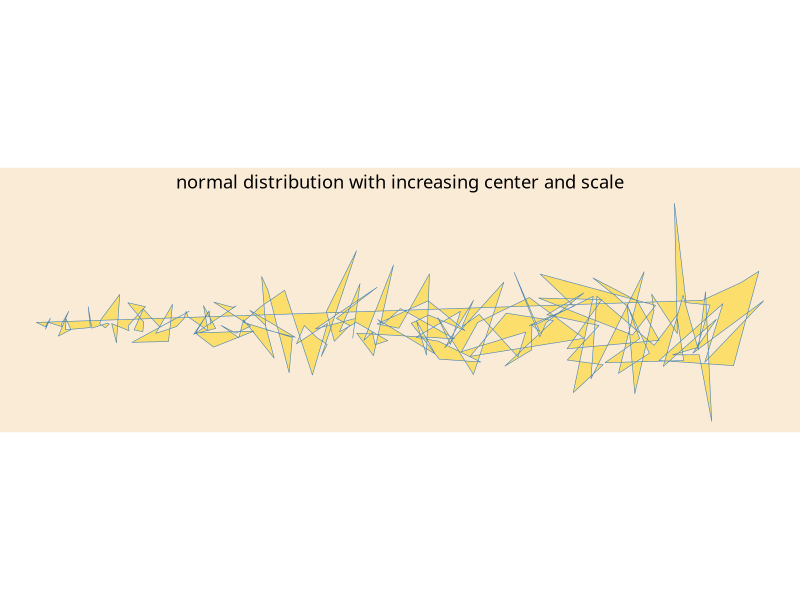
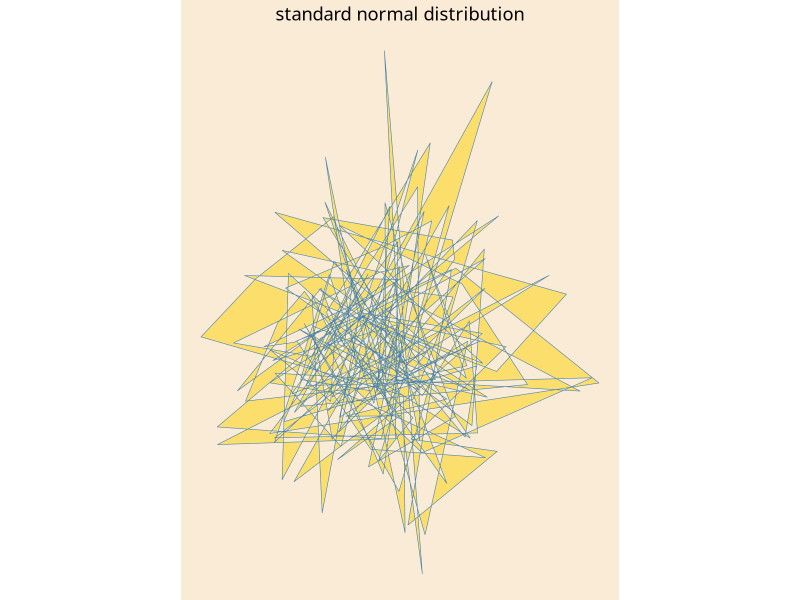
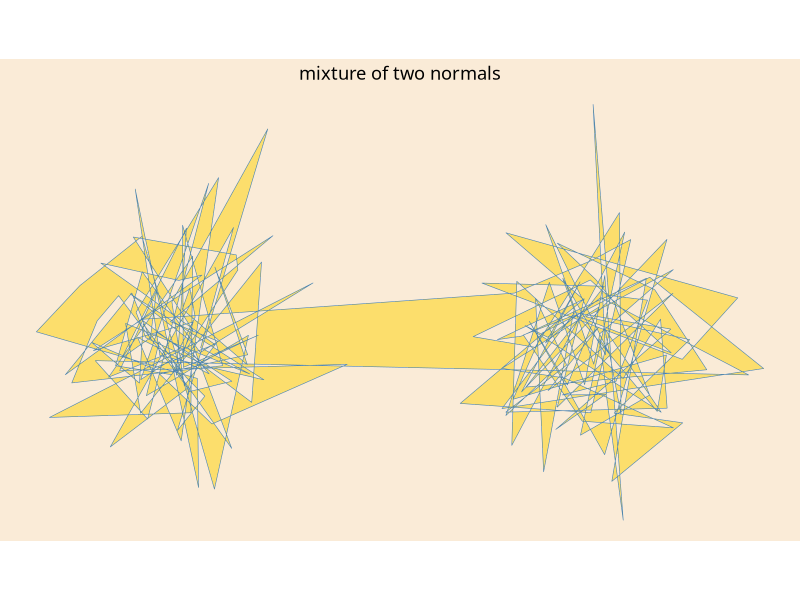
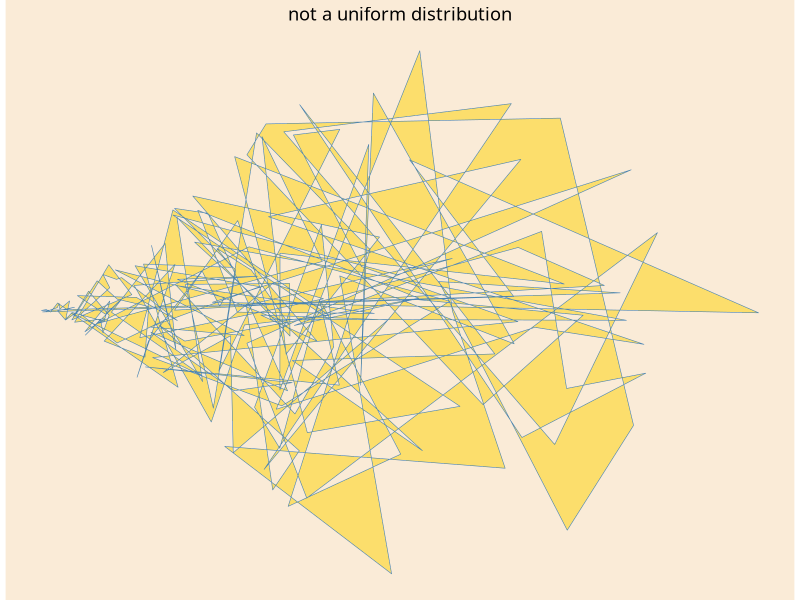
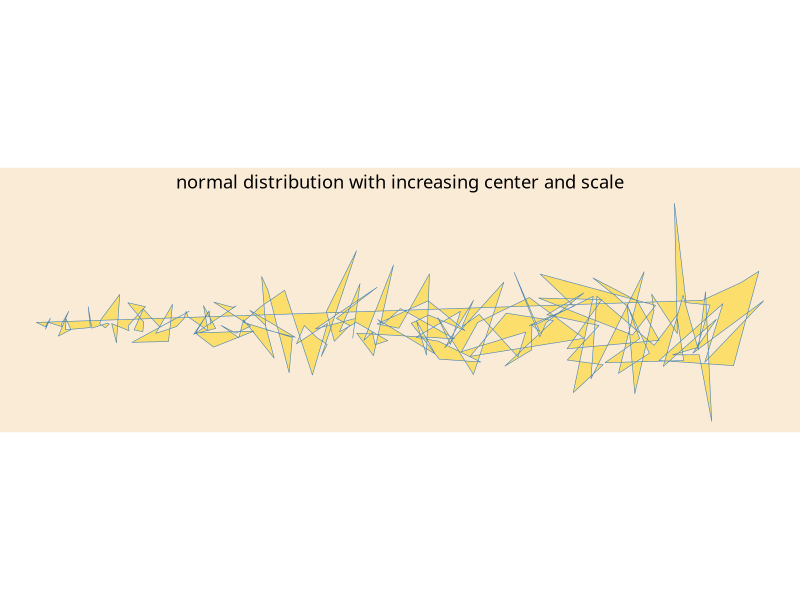
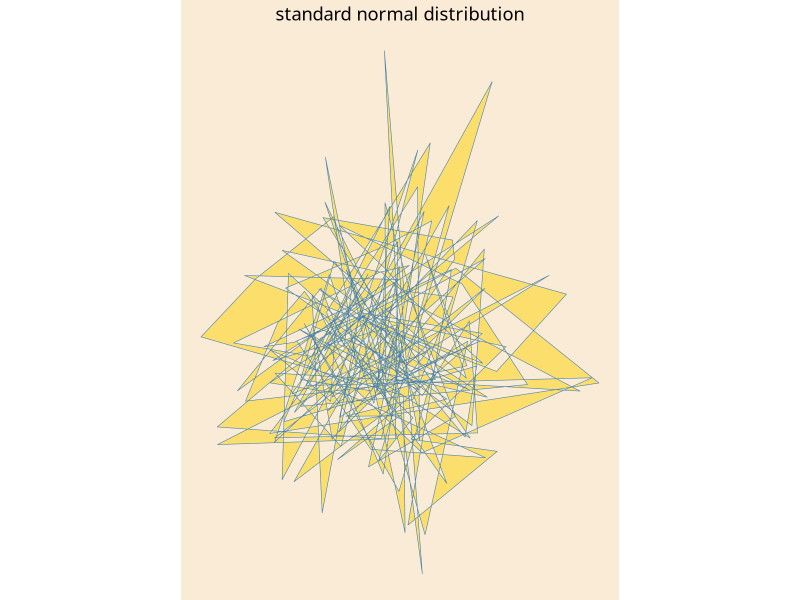
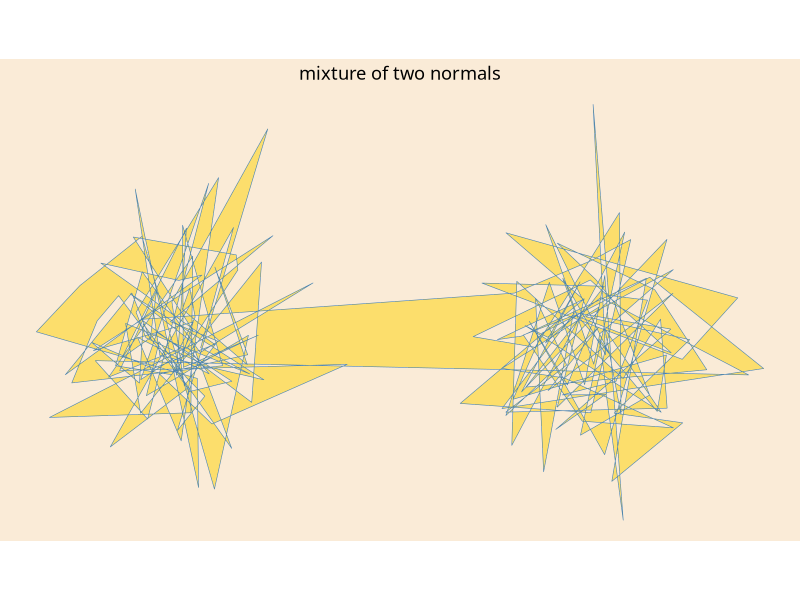
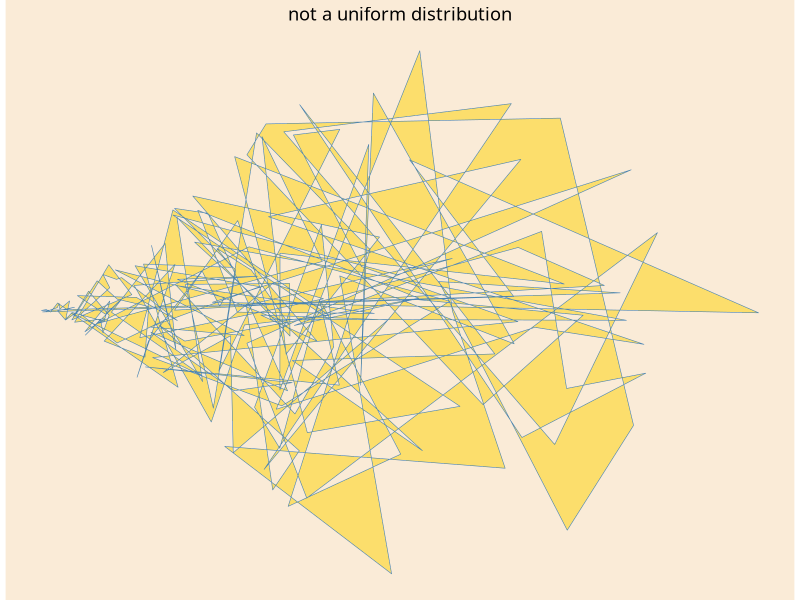

Source code (R) for these figures, in order:

# Set up ------------------------------------------------------------------

library(ggplot2)
library(purrr)
library(sf)

outfolder <- "04-garabato-pictures/"
if (!dir.exists(outfolder)) dir.create(outfolder)

# Functions ---------------------------------------------------------------

rotate <- function(a) matrix(c(cos(a), sin(a), -sin(a), cos(a)), 2, 2)
rad <- function(degree) degree / 360 * 2 * pi

garabato <- function(f, trazos, ..., seed = NULL) {
  set.seed(seed)
  args <- map(list(...), ~ rep(.x, each = 2))
  args$n <- trazos * 2
  
  output <- do.call(f, args) %>% 
    matrix(ncol = 2, byrow = TRUE) 
  
  (output %*% rotate(rad(45))) %>% 
    st_linestring()
}

custom_plot <- function(sf_obj) {
  sf_obj %>% 
    ggplot() + 
    geom_sf(color = "steelblue", size = 0.5, alpha = 0.5, fill = "#FDD103") + 
    theme_void(base_family = "Avenir Next Condensed") +
    theme(plot.background = element_rect(fill = "antiquewhite", color = "antiquewhite"),
          plot.title = element_text(hjust = 0.5))
}


# Drawings ----------------------------------------------------------------

garabato(rnorm, trazos = 200, mean = 1:200, sd = sqrt(1:200), seed = 123) %>% 
  st_cast("MULTIPOLYGON") %>% 
  custom_plot() +
  ggtitle("normal distribution with increasing center and scale")

ggsave(str_glue("{outfolder}pic-1.png"), device = "png", dpi = "print", bg = "antiquewhite")

garabato(rnorm, trazos = 200, mean = 0, sd = 1, seed = 123) %>% 
  st_cast("MULTIPOLYGON") %>% 
  custom_plot() +
  ggtitle("standard normal distribution")

ggsave(str_glue("{outfolder}pic-2.png"), device = "png", dpi = "print", bg = "antiquewhite")

garabato(rnorm, 200, mean = c(rep(1, 100), rep(10, 100)), sd = 2, seed = 123) %>% 
  st_cast("MULTIPOLYGON") %>% 
  custom_plot() +
  ggtitle("mixture of two normals")

ggsave(str_glue("{outfolder}pic-3.png"), device = "png", dpi = "print", bg = "antiquewhite")

garabato(runif, 200, min = log(1:100), max = 1:100) %>% 
  st_cast("MULTIPOLYGON") %>% 
  custom_plot() +
  ggtitle("not a uniform distribution")

ggsave(str_glue("{outfolder}pic-4.png"), device = "png", dpi = "print", bg = "antiquewhite")
